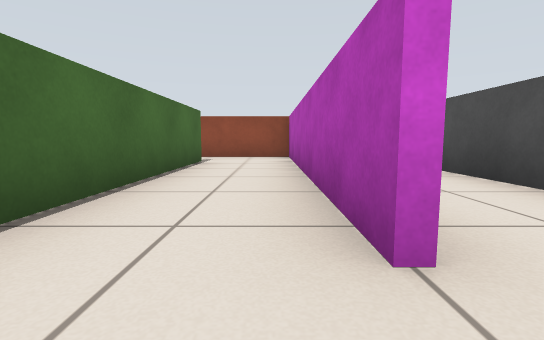
View 1 (above)

16 first-person views from a walk through a world built for the Gazebo simulator. The camera is 0.45 m above the floor, tilts 6° down and sees 85° across. The lines on the ground mark 1 m squares. The floor is counted in squares, 1 m on a side. Each view is taken from the middle of a square. On the plan, view 1 faces up. The plan holds only what a view shows up to about 9 squares ahead; the rest is blank. The place goes on beyond the plan.

View 2
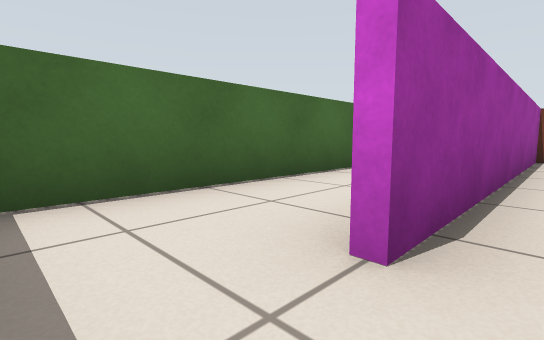

View 3
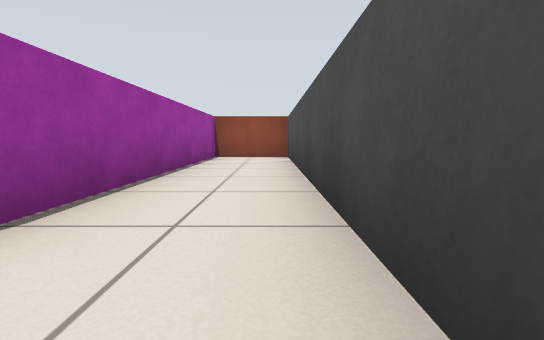

View 4
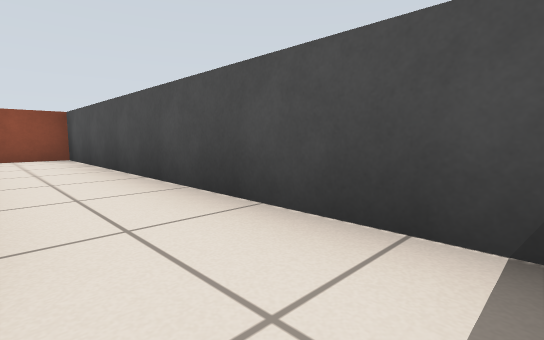

View 5
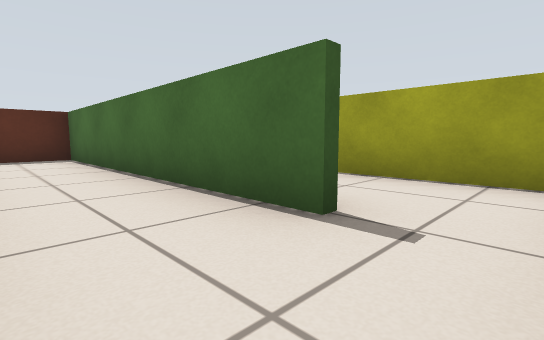

View 6
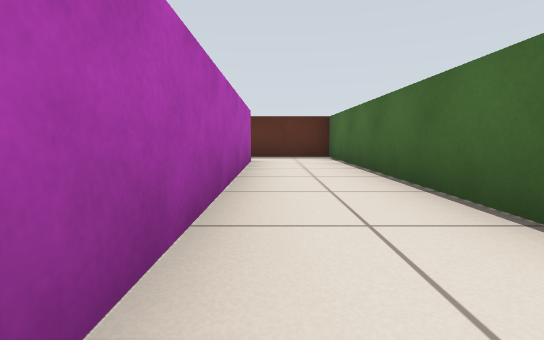

View 7
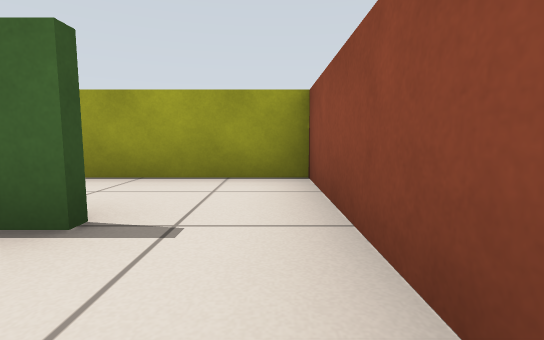

View 8
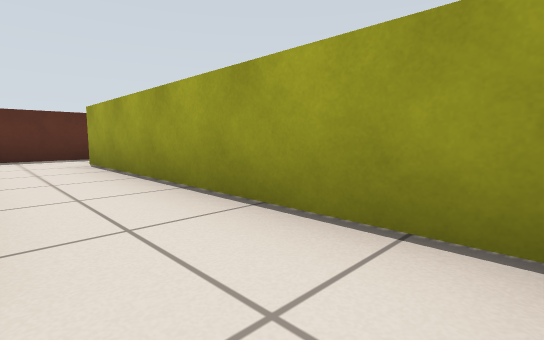

View 9
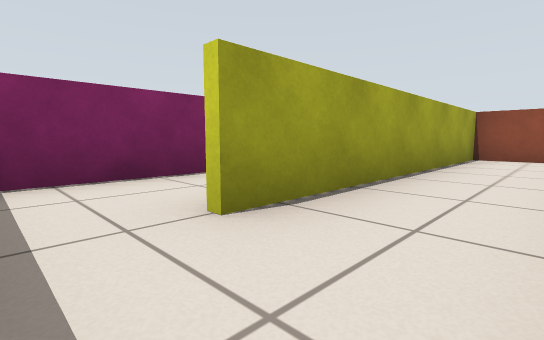

View 10
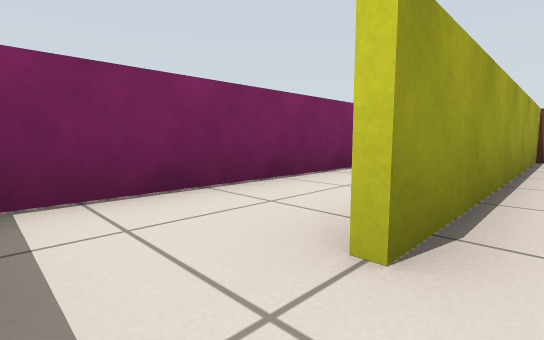

View 11
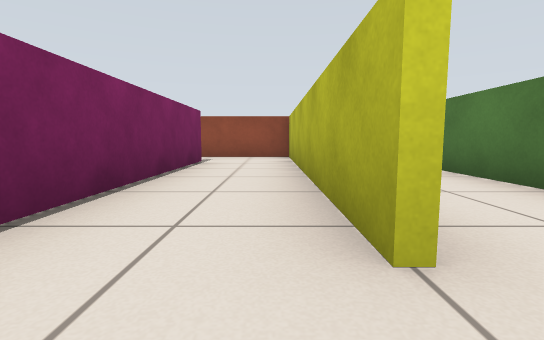

View 12
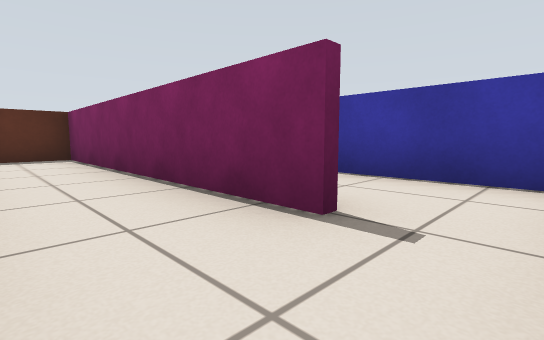

View 13
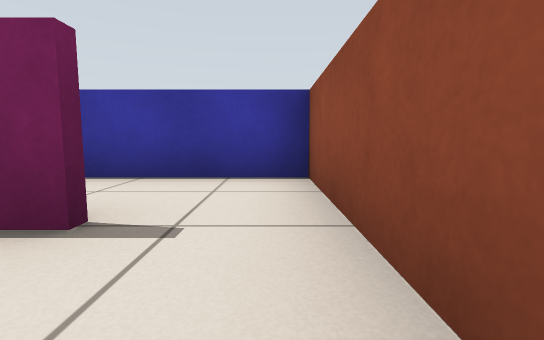

View 14
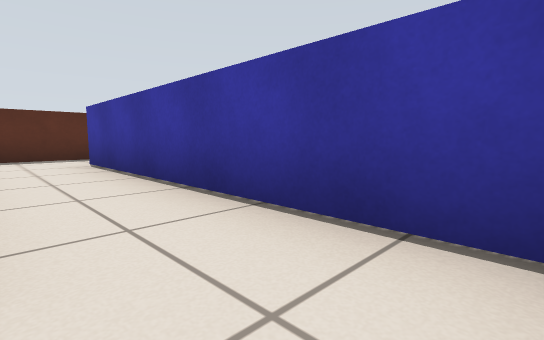

View 15
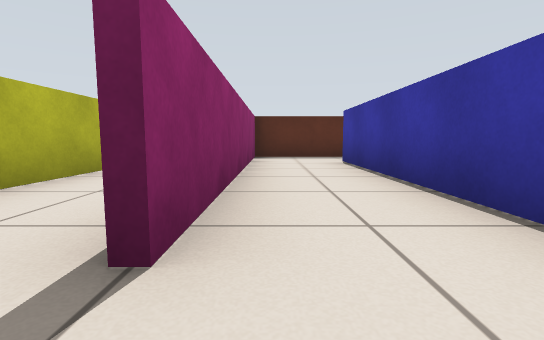

View 16
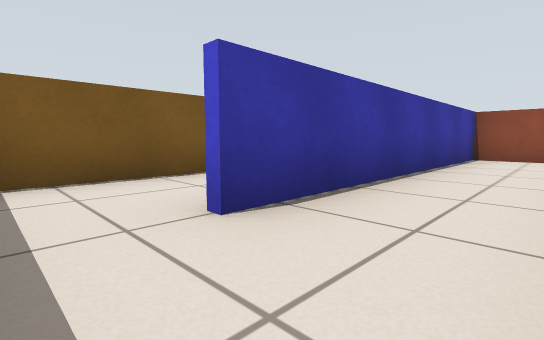

### Floor plan
Ten units are one square. View 1 is at (0, 0); x grows to the right and y downward. Boxes are objects, and circles mark ways between rooms. Rooms are numbered by the first view taken in them; rooms with no view inside come last. Other rooms are left out.
<svg viewBox="-84 -80 113 90">
<path fill="none" stroke="#000" d="M-14 -61 -14 4 6 4M4 -9 4 -75M9 -74 -15 -74M24 0 24 -74 9 -74M6 -75 6 -10M-16 -26 -16 -42M-34 4 -22 4M-15 -74 -30 -74M-34 -75 -34 -10M-54 -61 -54 5M-36 -9 -36 -75M-30 -74 -54 -74M-49 4 -34 4M-56 2 -56 -61M-79 4 -49 4M-54 -74 -74 -74 -74 -10"/>
<circle cx="10" cy="-5" r="3" fill="#2a7"/>
<circle cx="-10" cy="-70" r="3" fill="#2a7"/>
<circle cx="-30" cy="-5" r="3" fill="#2a7"/>
<circle cx="-50" cy="-70" r="3" fill="#2a7"/>
<text x="0" y="-40">1</text>
<text x="20" y="-30">2</text>
<text x="-20" y="-30">3</text>
<text x="-40" y="-40">4</text>
<text x="-60" y="-30">5</text>
</svg>
Room 1 opens to room 2. Room 1 opens to room 3. Room 3 opens to room 4. Room 4 opens to room 5.

Where each view was taken, in squares from view 1:
view 1: 0 up, 0 right, facing up
view 2: 0 up, 1 right, facing up-left
view 3: 0 up, 2 right, facing up
view 4: 0 up, 1 right, facing up-right
view 5: 7 up, 0 right, facing down-left
view 6: 7 up, 0 right, facing down
view 7: 7 up, 0 right, facing left
view 8: 7 up, 2 left, facing down-left
view 9: 0 up, 2 left, facing up-left
view 10: 0 up, 3 left, facing up-left
view 11: 0 up, 4 left, facing up
view 12: 7 up, 4 left, facing down-left
view 13: 7 up, 4 left, facing left
view 14: 7 up, 6 left, facing down-left
view 15: 7 up, 6 left, facing down
view 16: 0 up, 6 left, facing up-left
